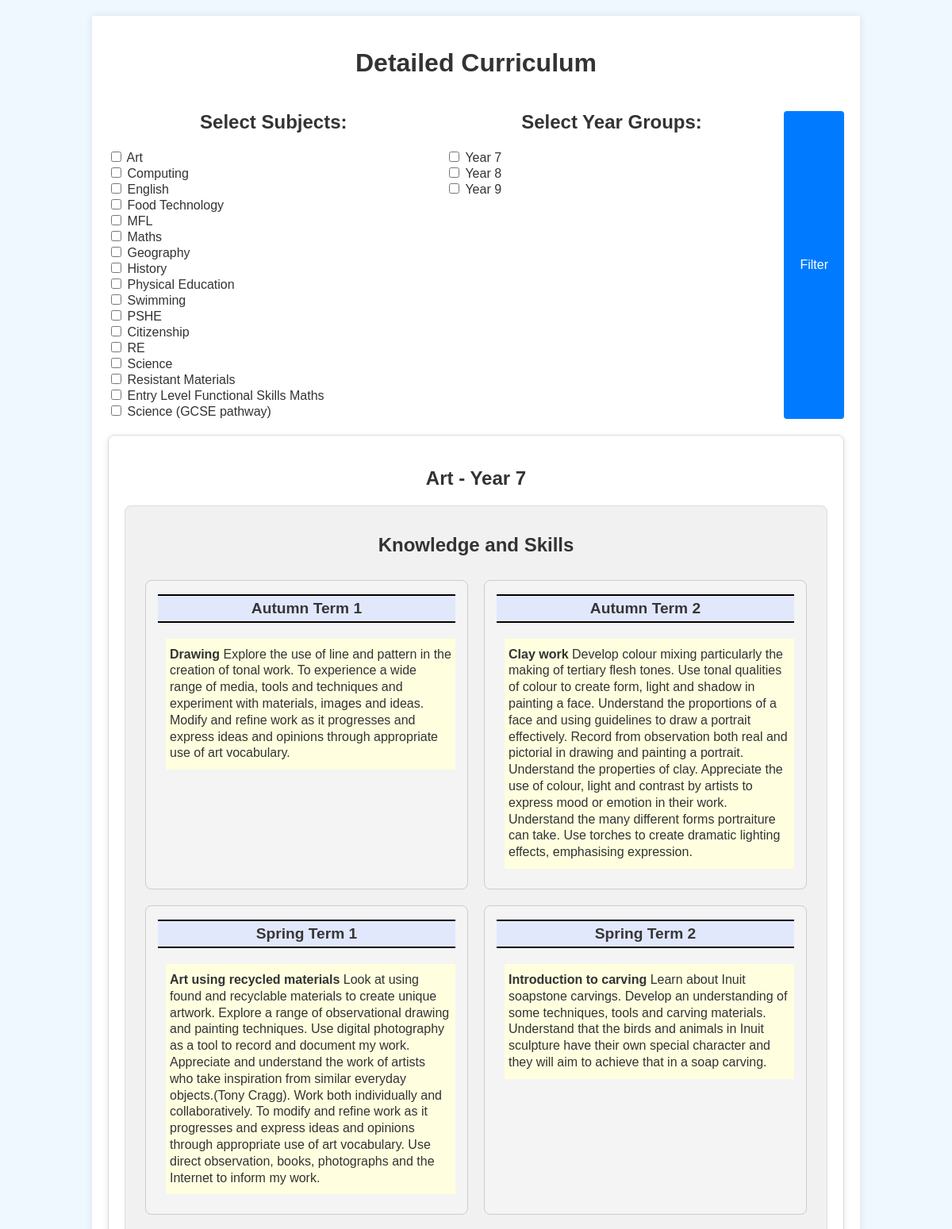
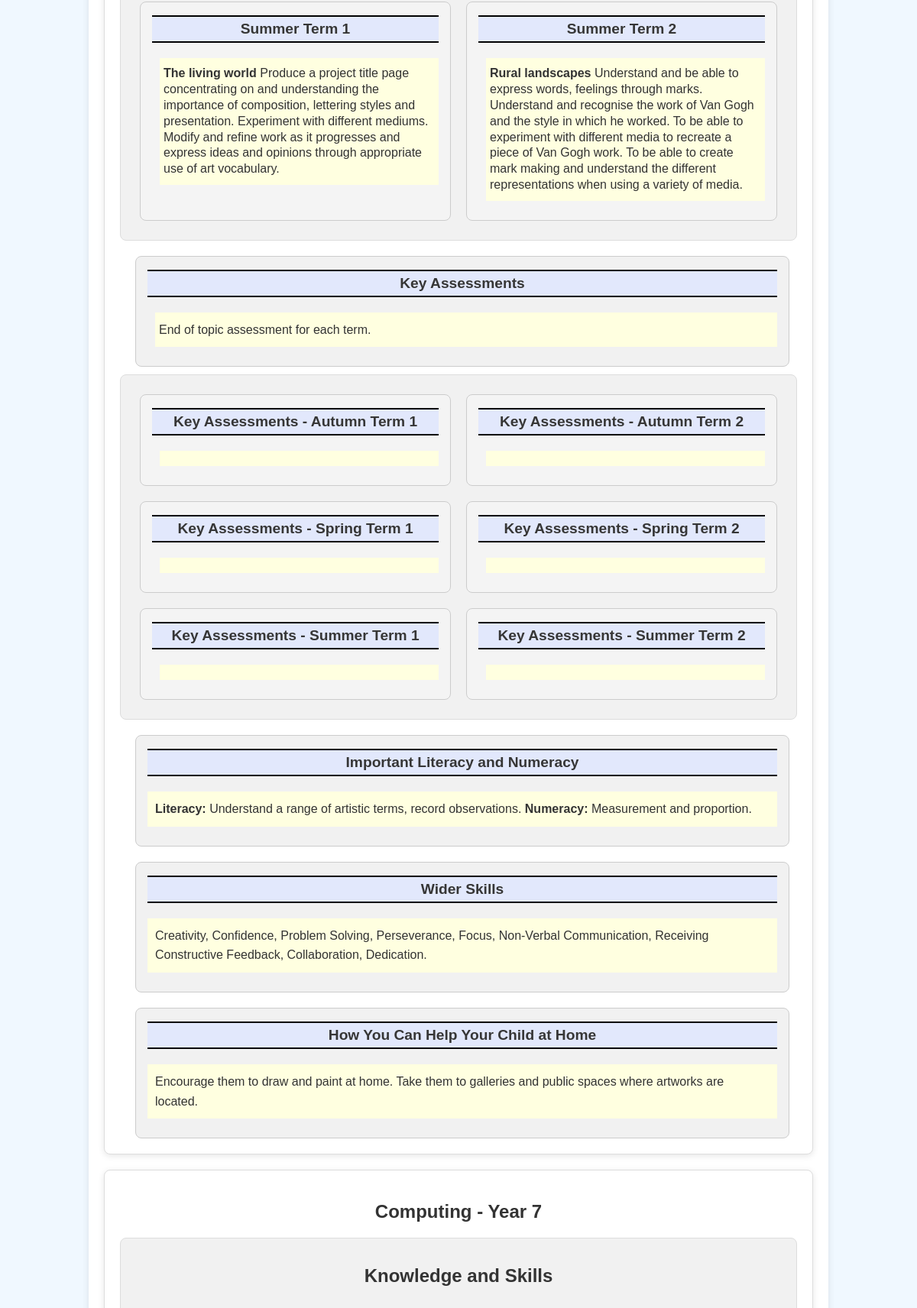
/old_site/www/old_detailed.php (upper part), run on the app's committed database (2 pictures, top to bottom).
### tables this page shows
CREATE TABLE `Curriculum` (
  `id` int(11) NOT NULL AUTO_INCREMENT,
  `Subject` varchar(255) DEFAULT NULL,
  `YearGroup` varchar(50) DEFAULT NULL,
  `Knowledge_and_skills_autumn_Term_1` text DEFAULT NULL,
  `Knowledge_and_skills_autumn_Term_2` text DEFAULT NULL,
  `Knowledge_and_skills_spring_Term_1` text DEFAULT NULL,
  `Knowledge_and_skills_spring_Term_2` text DEFAULT NULL,
  `Knowledge_and_skills_summer_Term_1` text DEFAULT NULL,
  `Knowledge_and_skills_summer_Term_2` text DEFAULT NULL,
  `Key_Assessments` text DEFAULT NULL,
  `Important_literacy_and_numeracy` text DEFAULT NULL,
  `Wider_skills` text DEFAULT NULL,
  `How_you_can_help_your_child_at_home` text DEFAULT NULL,
  `key_assessments_au1` text DEFAULT NULL,
  `key_assessments_au2` text DEFAULT NULL,
  `key_assessments_sp1` text DEFAULT NULL,
  `key_assessments_sp2` text DEFAULT NULL,
  `key_assessments_su1` text DEFAULT NULL,
  `key_assessments_su2` text DEFAULT NULL,
  PRIMARY KEY (`id`)
);

### old_site/www/old_detailed.php (the view, shortened to what this page needs)
<!DOCTYPE html>
<html lang="en">
<head>
    <link rel="stylesheet" href="displaystyles.css">
    <link rel="stylesheet" href="styles.css">
</head>
<body>
    <div class="container">
        <?php include 'config.php'; ?>
        <h1>Detailed Curriculum</h1>
        <form method="GET" action="" class="filter-form">
            <div class="filter-group">
                <h2>Select Subjects:</h2>
                <?php
                $subjectQuery = "SELECT DISTINCT Subject FROM Curriculum";
                $subjectResult = $conn->query($subjectQuery);
                while ($subjectRow = $subjectResult->fetch_assoc()) {
                    $subject = $subjectRow['Subject'];
                    $checked = isset($_GET['subjects']) && in_array($subject, $_GET['subjects']) ? 'checked' : '';
                    echo "<label><input type='checkbox' name='subjects[]' value='$subject' $checked> $subject</label><br>";
                }
                ?>
            </div>
            <div class="filter-group">
                <h2>Select Year Groups:</h2>
                <?php
                $yearGroupQuery = "SELECT DISTINCT YearGroup FROM Curriculum";
                $yearGroupResult = $conn->query($yearGroupQuery);
                while ($yearGroupRow = $yearGroupResult->fetch_assoc()) {
                    $yearGroup = $yearGroupRow['YearGroup'];
                    $checked = isset($_GET['yearGroups']) && in_array($yearGroup, $_GET['yearGroups']) ? 'checked' : '';
                    echo "<label><input type='checkbox' name='yearGroups[]' value='$yearGroup' $checked> $yearGroup</label><br>";
                }
                ?>
            </div>
            <button type="submit">Filter</button>
        </form>
        <?php
        $selectedSubjects = isset($_GET['subjects']) ? $_GET['subjects'] : [];
        $selectedYearGroups = isset($_GET['yearGroups']) ? $_GET['yearGroups'] : [];
        $subjectCondition = $selectedSubjects ? "Subject IN ('" . implode("','", $selectedSubjects) . "')" : "1=1";
        $yearGroupCondition = $selectedYearGroups ? "YearGroup IN ('" . implode("','", $selectedYearGroups) . "')" : "1=1";
        $sql = "SELECT * FROM Curriculum WHERE $subjectCondition AND $yearGroupCondition";
        $result = $conn->query($sql);
        while ($row = $result->fetch_assoc()) {
            $row["Knowledge_and_skills_autumn_Term_1"] = str_replace(["[b]", "[/b]"], ["<strong>", "</strong>"], $row["Knowledge_and_skills_autumn_Term_1"]);
            $row["Knowledge_and_skills_autumn_Term_2"] = str_replace(["[b]", "[/b]"], ["<strong>", "</strong>"], $row["Knowledge_and_skills_autumn_Term_2"]);
            $row["Knowledge_and_skills_spring_Term_1"] = str_replace(["[b]", "[/b]"], ["<strong>", "</strong>"], $row["Knowledge_and_skills_spring_Term_1"]);
            $row["Knowledge_and_skills_spring_Term_2"] = str_replace(["[b]", "[/b]"], ["<strong>", "</strong>"], $row["Knowledge_and_skills_spring_Term_2"]);
            $row["Knowledge_and_skills_summer_Term_1"] = str_replace(["[b]", "[/b]"], ["<strong>", "</strong>"], $row["Knowledge_and_skills_summer_Term_1"]);
            $row["Knowledge_and_skills_summer_Term_2"] = str_replace(["[b]", "[/b]"], ["<strong>", "</strong>"], $row["Knowledge_and_skills_summer_Term_2"]);
            $row["Key_Assessments"] = str_replace(["[b]", "[/b]"], ["<strong>", "</strong>"], $row["Key_Assessments"]);
            $row["Important_literacy_and_numeracy"] = str_replace(["[b]", "[/b]"], ["<strong>", "</strong>"], $row["Important_literacy_and_numeracy"]);
            $row["Wider_skills"] = str_replace(["[b]", "[/b]"], ["<strong>", "</strong>"], $row["Wider_skills"]);
            $row["How_you_can_help_your_child_at_home"] = str_replace(["[b]", "[/b]"], ["<strong>", "</strong>"], $row["How_you_can_help_your_child_at_home"]);
            $row["key_assessments_au1"] = str_replace(["[b]", "[/b]"], ["<strong>", "</strong>"], $row["key_assessments_au1"]);
            $row["key_assessments_au2"] = str_replace(["[b]", "[/b]"], ["<strong>", "</strong>"], $row["key_assessments_au2"]);
            $row["key_assessments_sp1"] = str_replace(["[b]", "[/b]"], ["<strong>", "</strong>"], $row["key_assessments_sp1"]);
            $row["key_assessments_sp2"] = str_replace(["[b]", "[/b]"], ["<strong>", "</strong>"], $row["key_assessments_sp2"]);
            $row["key_assessments_su2"] = str_replace(["[b]", "[/b]"], ["<strong>", "</strong>"], $row["key_assessments_su2"]);
            echo "<div class='subject-box'>";
            echo "<h2>{$row['Subject']} - {$row['YearGroup']}</h2>";
            echo "<div class='term-box'>";
            echo "<h2 style='clear: both; display: block; width: 100%;'>Knowledge and Skills</h2>";
            echo "<div class='term'>";
            echo "<h3>Autumn Term 1</h3>";
            echo "<p class='editable' data-id='{$row["id"]}' data-field='Knowledge_and_skills_autumn_Term_1'>" . ($row["Knowledge_and_skills_autumn_Term_1"]) . "</p>";
            echo "</div>";
            echo "<div class='term'>";
            echo "<h3>Autumn Term 2</h3>";
            echo "<p class='editable' data-id='{$row["id"]}' data-field='Knowledge_and_skills_autumn_Term_2'>" . ($row["Knowledge_and_skills_autumn_Term_2"]) . "</p>";
            echo "</div>";
            echo "<div class='term'>";
            echo "<h3>Spring Term 1</h3>";
            echo "<p class='editable' data-id='{$row["id"]}' data-field='Knowledge_and_skills_spring_Term_1'>" . ($row["Knowledge_and_skills_spring_Term_1"]) . "</p>";
            echo "</div>";
            echo "<div class='term'>";
            echo "<h3>Spring Term 2</h3>";
            echo "<p class='editable' data-id='{$row["id"]}' data-field='Knowledge_and_skills_spring_Term_2'>" . ($row["Knowledge_and_skills_spring_Term_2"]) . "</p>";
            echo "</div>";
            echo "<div class='term'>";
            echo "<h3>Summer Term 1</h3>";
            echo "<p class='editable' data-id='{$row["id"]}' data-field='Knowledge_and_skills_summer_Term_1'>" . ($row["Knowledge_and_skills_summer_Term_1"]) . "</p>";
            echo "</div>";
            echo "<div class='term'>";
            echo "<h3>Summer Term 2</h3>";
            echo "<p class='editable' data-id='{$row["id"]}' data-field='Knowledge_and_skills_summer_Term_2'>" . ($row["Knowledge_and_skills_summer_Term_2"]) . "</p>";
            echo "</div>";
            echo "</div>";
            echo "<div class='assessment-box'>";
            echo "<h3>Key Assessments</h3>";
            echo "<p class='editable' data-id='{$row["id"]}' data-field='Key_Assessments'>" . ($row["Key_Assessments"]) . "</p>";
            echo "</div>";
            echo "<div class='assessment-wrap'>";
            echo "<div class='assessment-box'>";
            echo "<h3>Key Assessments - Autumn Term 1</h3>";
            echo "<p class='editable' data-id='{$row["id"]}' data-field='key_assessments_au1'>" . ($row["key_assessments_au1"]) . "</p>";
            echo "</div>";
            echo "<div class='assessment-box'>";
            echo "<h3>Key Assessments - Autumn Term 2</h3>";
            echo "<p class='editable' data-id='{$row["id"]}' data-field='key_assessments_au2'>" . ($row["key_assessments_au2"]) . "</p>";
            echo "</div>";
            echo "<div class='assessment-box'>";
            echo "<h3>Key Assessments - Spring Term 1</h3>";
            echo "<p class='editable' data-id='{$row["id"]}' data-field='key_assessments_sp1'>" . ($row["key_assessments_sp1"]) . "</p>";
            echo "</div>";
            echo "<div class='assessment-box'>";
            echo "<h3>Key Assessments - Spring Term 2</h3>";
            echo "<p class='editable' data-id='{$row["id"]}' data-field='key_assessments_sp2'>" . ($row["key_assessments_sp2"]) . "</p>";
            echo "</div>";
            echo "<div class='assessment-box'>";
            echo "<h3>Key Assessments - Summer Term 1</h3>";
            echo "<p class='editable' data-id='{$row["id"]}' data-field='key_assessments_su1'>" . ($row["key_assessments_su1"]) . "</p>";
            echo "</div>";
            echo "<div class='assessment-box'>";
            echo "<h3>Key Assessments - Summer Term 2</h3>";
            echo "<p class='editable' data-id='{$row["id"]}' data-field='key_assessments_su2'>" . ($row["key_assessments_su2"]) . "</p>";
            echo "</div>";
            echo "</div>";
            echo "<div class='literacy-box'>";
            echo "<h3>Important Literacy and Numeracy</h3>";
            echo "<p class='editable' data-id='{$row["id"]}' data-field='Important_literacy_and_numeracy'>" . ($row["Important_literacy_and_numeracy"]) . "</p>";
            echo "</div>";
            echo "<div class='wider-skills-box'>";
            echo "<h3>Wider Skills</h3>";
            echo "<p class='editable' data-id='{$row["id"]}' data-field='Wider_skills'>" . ($row["Wider_skills"]) . "</p>";
            echo "</div>";
            echo "<div class='help-box'>";
            echo "<h3>How You Can Help Your Child at Home</h3>";
            echo "<p class='editable' data-id='{$row["id"]}' data-field='How_you_can_help_your_child_at_home'>" . ($row["How_you_can_help_your_child_at_home"]) . "</p>";
            echo "</div>";
            echo "</div>";
        }
        ?>
    </div>
</body>
</html>

### old_site/www/displaystyles.css (style rules this page uses)
body { font-family: Arial, sans-serif; background-color: #f0f8ff; color: #333; margin: 20px; }
.container { width: 80%; margin: 20px auto; background-color: #fff; padding: 20px; box-shadow: 0 0 10px rgba(0, 0, 0, 0.1); }
h1, h2 { text-align: center; color: #333; }
h2 { margin-top: 20px; }
h3 { color: #333; }
.filter-form { display: flex; justify-content: space-between; margin-bottom: 20px; }
.filter-group { width: 45%; }
.subject-box { border: 1px solid #ddd; margin-bottom: 20px; padding: 20px; border-radius: 8px; background-color: #ffffff; box-shadow: 0 2px 8px rgba(0, 0, 0, 0.1); }
h3 { margin-top: 2px; margin-bottom: 20px; padding: 5px; text-align: center; font-size: larger; color: #363636; border-top: solid 2px #000; border-bottom: solid 2px #000; background-color: #e2e8fc; }
p { margin: 10px 0; line-height: 1.6; }
button { display: inline-block; padding: 10px 20px; font-size: 16px; color: #fff; background-color: #007bff; border: none; border-radius: 4px; cursor: pointer; text-align: center; text-decoration: none; margin-top: 20px; }
.assessment-box, .literacy-box, .wider-skills-box, .help-box { background-color: #f1f1f1; padding: 15px; border: 1px solid #ccc; border-radius: 8px; margin-top: 20px; margin-right: 10px; margin-left: 20px; }
.term { margin-bottom: 20px; }
.term-box { background-color: #f1f1f1; padding: 15px; border: 1px solid #ddd; border-radius: 8px; display: flex; flex-wrap: wrap; }
.term-box .term { background-color: #f4f4f4; flex: 1 1 calc(10% - 20px); margin: 10px; padding: 15px; border: 1px solid #ccc; border-radius: 8px; flex-wrap: wrap; min-width: 20em; }
.assessment-wrap { background-color: #f1f1f1; padding: 15px; border: 1px solid #ddd; border-radius: 8px; display: flex; flex-wrap: wrap; margin-top: 10px; }
.assessment-wrap .assessment-box { background-color: #f4f4f4; flex: 1 1 calc(10% - 20px); margin: 10px; padding: 15px; border: 1px solid #ccc; border-radius: 8px; flex-wrap: wrap; min-width: 20em; }
.assessment-box p { margin-left: 10px; padding-left: 5px; padding-right: 5px; }
.term p { margin-left: 10px; padding-left: 5px; padding-right: 5px; line-height: 1.3; }

### old_site/www/styles.css (style rules this page uses)
.editable { background-color: #ffffe0; padding: 10px; }

### data on the page
curriculum: Subject "Art", YearGroup "Year 7", Knowledge_and_skills_autumn_Term_1 "Drawing Explore the use of line and pattern in the creation of tonal work. To experience a wide range of media, tools and techniques and experiment with materials, images and ideas. Modify and refine work as it progresses and express ideas and opinions through appropriate use of art vocabulary.", Knowledge_and_skills_autumn_Term_2 "Clay work Develop colour mixing particularly the making of tertiary flesh tones. Use tonal qualities of colour to create form, light and shadow in painting a face. Understand the proportions of a face and using guidelines to draw a portrait effectively. Record from observation both real and pictorial in drawing and painting a portrait. Understand the properties of clay. Appreciate the use of colour, light and contrast by artists to express mood or emotion in their work. Understand the many different forms portraiture can take. Use torches to create dramatic lighting effects, emphasising expression.", Knowledge_and_skills_spring_Term_1 "Art using recycled materials Look at using found and recyclable materials to create unique artwork. Explore a range of observational drawing and painting techniques. Use digital photography as a tool to record and document my work. Appreciate and understand the work of artists who take inspiration from similar everyday objects.(Tony Cragg). Work both individually and collaboratively. To modify and refine work as it progresses and express ideas and opinions through appropriate use of art vocabulary. Use direct observation, books, photographs and the Internet to inform my work.", Knowledge_and_skills_spring_Term_2 "Introduction to carving Learn about Inuit soapstone carvings. Develop an understanding of some techniques, tools and carving materials. Understand that the birds and animals in Inuit sculpture have their own special character and they will aim to achieve that in a soap carving.", Knowledge_and_skills_summer_Term_1 "The living world Produce a project title page concentrating on and understanding the importance of composition, lettering styles and presentation. Experiment with different mediums. Modify and refine work as it progresses and express ideas and opinions through appropriate use of art vocabulary.", Knowledge_and_skills_summer_Term_2 "Rural landscapes Understand and be able to express words, feelings through marks. Understand and recognise the work of Van Gogh and the style in which he worked. To be able to experiment with different media to recreate a piece of Van Gogh work. To be able to create mark making and understand the different representations when using a variety of media.", Key_Assessments "End of topic assessment for each term.", Important_literacy_and_numeracy "Literacy: Understand a range of artistic terms, record observations. Numeracy: Measurement and proportion.", Wider_skills "Creativity, Confidence, Problem Solving, Perseverance, Focus, Non-Verbal Communication, Receiving Constructive Feedback, Collaboration, Dedication.", How_you_can_help_your_child_at_home "Encourage them to draw and paint at home. Take them to galleries and public spaces where artworks are located."
curriculum: Subject "Computing", YearGroup "Year 7"

### other printed values
$subject "Art"
$subject "Computing"
$subject "English"
$subject "Food Technology"
$subject "MFL"
$subject "Maths"
$subject "Geography"
$subject "History"
$subject "Physical Education"
$subject "Swimming"
$subject "PSHE"
$subject "Citizenship"
$subject "RE"
$subject "Science"
$subject "Resistant Materials"
